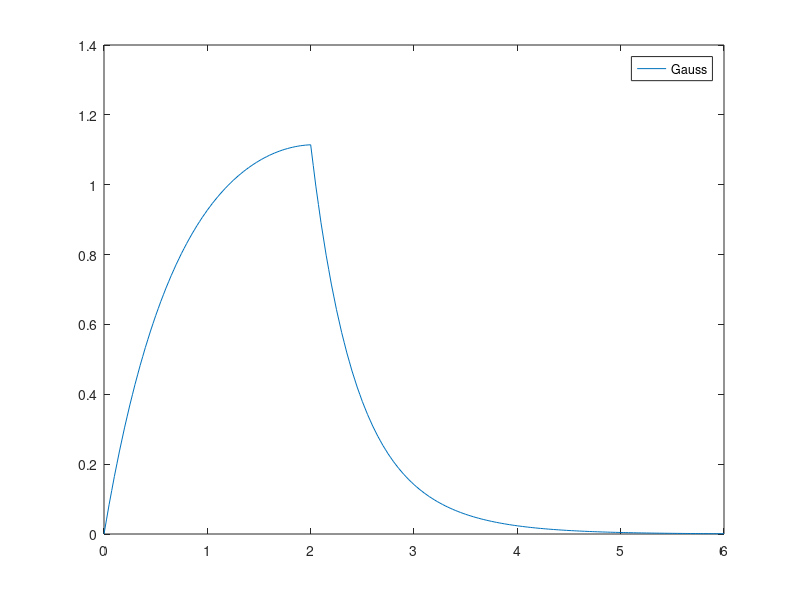
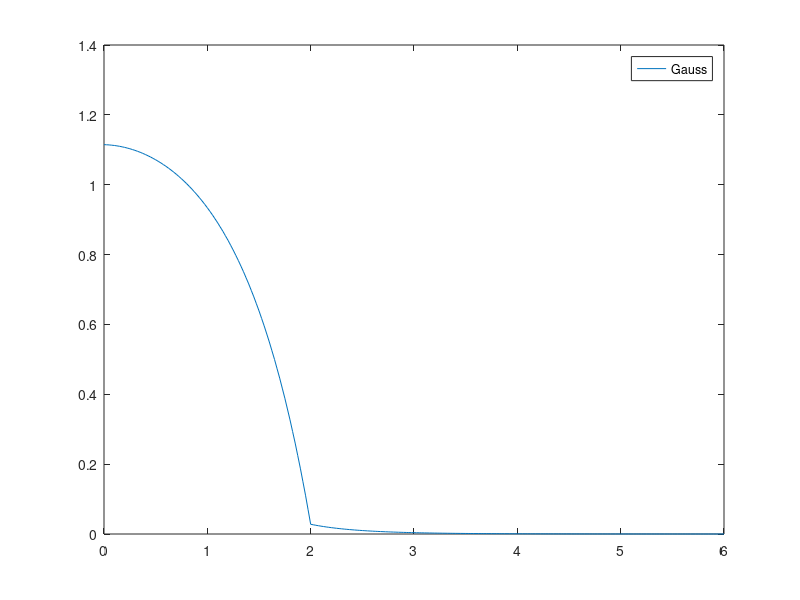
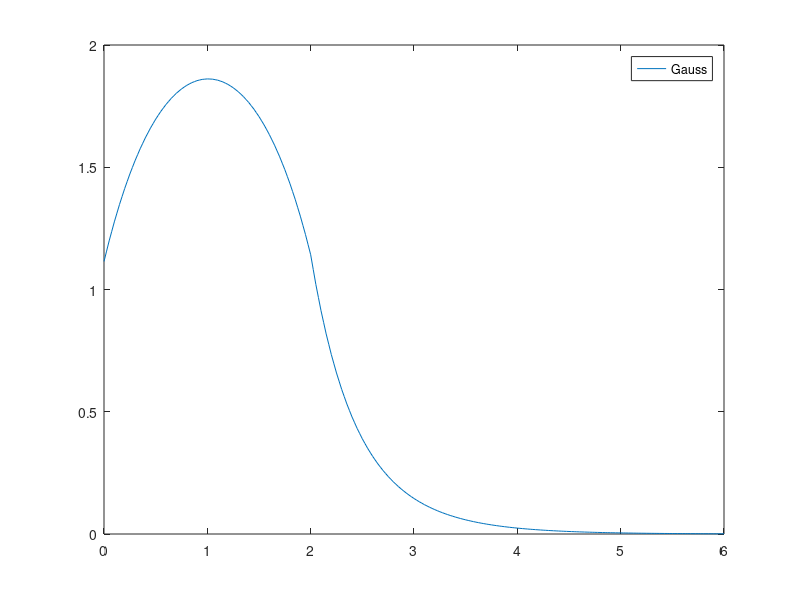

Here is the MATLAB script that generated these plots, in order:
% Chebyshev Quadrature
clc;
clear;
N=4;         % order of the discrete ordinate
l=240;       % number of space meshes
L=6;         % thikness of the whole slab
del=L/(l/2);
mu=[0.5002990 	0.8922365 -0.8922365 -0.5002990];    % Chebyshev values of the angle
w=[0.2393715 0.2393715 0.2393715 0.2393715];

m=1;
max_ephi=5;
while max_ephi>0.000001         % converging criteria
    
m=m+1;

if m==2;
    
    for i=2:2:l
        
        if i<=l/3        % taking care of the different regions
          s=1;
        else
          s=0;
        end
     Q(i,1)=0.5*s;
     phi(i,m-1)=0;
    end
else
    
    for i=2:2:l
    phi(i,m-1)=0;
    for n=1:N
    phi(i,m-1)=phi(i,m-1)+(w(n)*eps(i,n,m-1));
    end
    ephi(i/2,m-2)=(abs(phi(i,m-1)-phi(i,m-2))/phi(i,m-1));
    
    if i<=l/3
       seg_s=0.5;s=1;
    else
       seg_s=0.3;s=0;
    end
    Q(i,m-1)=0.5*((seg_s*phi(i,m-1))+s);
    end
    max_ephi=max(ephi);
end

for n=1:N
    
if mu(n)>0      % forward sweeping
    
    eps(1,n,m)=0;
    
for i=2:2:l

    if i<=l/3
       seg_t=1;seg_s=0.5;s=1;
    else
       seg_t=1.5;seg_s=0.3;s=0;
    end
    
A(i,n)=((2*mu(n)-seg_t*del)/(2*mu(n)+seg_t*del));
B(i,n)=((2*del)/(2*mu(n)+seg_t*del));

eps(i+1,n,m)=(A(i,n)*eps(i-1,n,m))+(B(i,n)*Q(i,m-1));

end

else                 % backward sweeping
    eps(l+1,n,m)=0;
    
for i=l:-2:2

    if i<=l/3
       seg_t=1;seg_s=0.5;s=1;
    else
       seg_t=1.5;seg_s=0.3;s=0;
    end
A(i,n)=((2*mu(n)+seg_t*del)/(2*mu(n)-seg_t*del));
B(i,n)=((-2*del)/(2*mu(n)-seg_t*del));

eps(i-1,n,m)=(A(i,n)*eps(i+1,n,m))+(B(i,n)*Q(i,m-1));

end

end

end

    for n=1:N
    for i=2:2:l
    eps(i,n,m)=0.5*(eps(i+1,n,m)+eps(i-1,n,m));  % calculating central flux
    end
    end
    
end

% calculating the scalar flux
    for i=1:l+1
        flux(i)=0;
    for n=1:N
        flux(i)=flux(i)+eps(i,n,m);
    end
    end
    
% Calculating the rightward angular flux
for i=1:l+1
    Reps(i)=0;
    Leps(i)=0;
for n=1:2
    Reps(i)=Reps(i)+eps(i,n,m);
end

for n=3:4
    Leps(i)=Leps(i)+eps(i,n,m);
end
end
    
    
m    % number of iterations till we match our criteria
     % plotting eps as a function of position for each ordinate angle
x=linspace(0,L,l+1);

figure(1)
plot(x,Reps(:))
legend('Gauss','Radau','Chebyshev')

figure(2)
plot(x,Leps(:))
legend('Gauss','Radau','Chebyshev')

figure(3)
plot(x,flux(:))
legend('Gauss','Radau','Chebyshev')